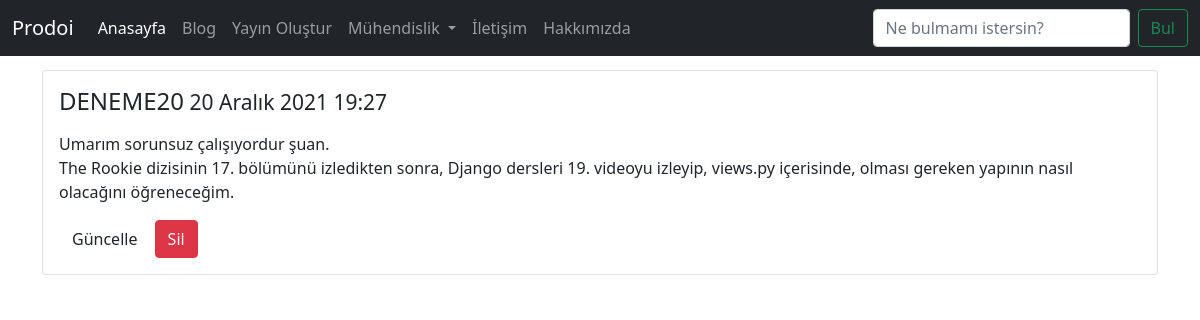
Before: /post/7 with the older database file.
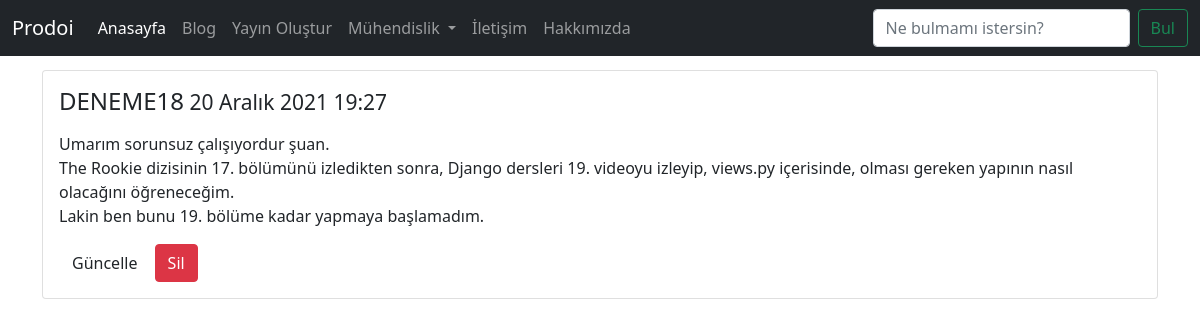
After: the same page with the newer database file.
### post/models.py (models this page shows, shortened)
class Post(models.Model):
    title = models.CharField(max_length = 120, verbose_name = "Başlık")
    content = models.TextField(verbose_name = "İçerik")
    publishing_date = models.DateTimeField(verbose_name = "Yayınlanma Tarihi", auto_now_add=True)
    def get_absolute_url(self):
        return reverse("post:detail",kwargs={"id":self.id})
    def get_update_url(self):
        return reverse("post:update",kwargs={"id":self.id})
    def get_delete_url(self):
        return reverse("post:delete",kwargs={"id":self.id})

### post/views.py (the view)
# urls.py: path("<int:id>", post_detail, name = "detail"),
def post_detail(request, id):
    post = get_object_or_404(Post, id = id)
    context = {"post":post}
    return render(request, "post/detail.html",context)

### templates/post/detail.html (shortened to what this page needs)
{% extends "base.html" %}
{% block body %}
<div class="container">
<div class="card">
  <div class="card-body">
    <h4 class="card-title">{{post.title}}<small>   {{post.publishing_date}}</small></h4>
    <p class="card-text|">{{post.content|linebreaks}}</p>
    <a href = "{{post.get_update_url}}" class="btn btn-default">Güncelle</a>
    <a href = "{{post.get_delete_url}}" class="btn btn-danger">Sil</a>
  </div>
</div>
</div>
{% endblock %}

Changed rows visible on the page:
changed Post: title "DENEME20" → "DENEME18"; content "…yapının nasıl olacağını öğreneceğim." → "…yapının nasıl olacağını öğreneceğim. Lakin ben bunu 19. bölüme kadar yapmaya başlamadım."
